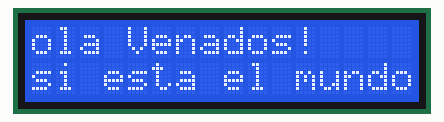
A sketch run on a simulated ESP32. On the bench: 16×2 character LCD.

Above: at 0.24 s.
At 1.67 s:
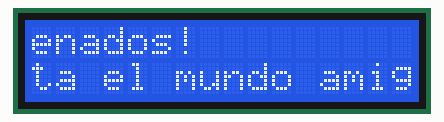
At 3.1 s:
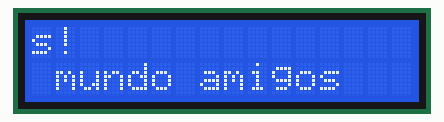
At 6.24 s:
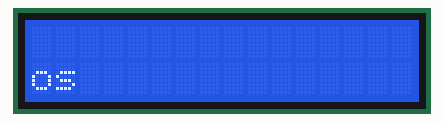
At 9.1 s:
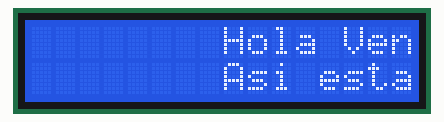
At 12.25 s:
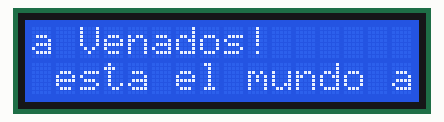

The sketch:

_include_Wire.h.ino
```cpp
#include <Wire.h>
#include <LiquidCrystal_I2C.h>

// Dirección I2C típica del módulo: 0x27 o 0x3F.
// Si no te funciona con 0x27, probá 0x3F.
LiquidCrystal_I2C lcd(0x27, 16, 2);

#define SDA_PIN  8
#define SCL_PIN  9

void setup() {
  Wire.begin(SDA_PIN,SCL_PIN);

  lcd.init();          // inicializa display
  lcd.backlight();     // enciende luz de fondo

}

void loop() {
  lcd.setCursor(0, 0);
  lcd.print("Hola Venados!");

  lcd.setCursor(0, 1);
  lcd.print("Asi esta el mundo amigos");
   lcd.scrollDisplayLeft();  // desplaza ambos renglones hacia la izquierda
  delay(250);
}
```

Measured:
- by itself, everything shown: repeats every 11.4 s, in 40 steps
